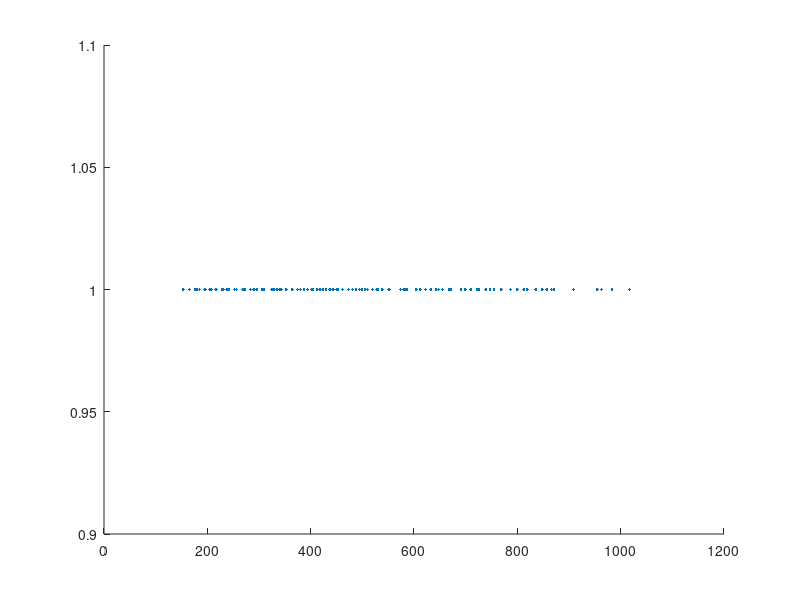

This figure's MATLAB source: (Note: this script raises an error after producing the figure.)
% This script generates Wisehart eigenvalues and convergence plot for the example:
% "Worst-case CG"

% Joerg Liesen, 12.02.2020

format compact

n = 500; m = 100;
lam = (m-1)/n;
cucker_val = exp(-m*(1-lam)/91);
i = sqrt(-1);

tol = 1e-10; MAXIT = m/2; x0 = zeros(m,1);

f1 =figure;
figure(f1), clf, hold on
f2 = figure;
figure(f2), clf

% For 100 trials, generate random Wisehart matrices and plot their spectra
% and CG convergence trajectory
for k = 1:100
    A = randn(n,m); A = A'*A;
    condA(k) = cond(A);
    f = eig(A);
    figure(f1), plot(real(f),imag(f+k*i),'.')
    x = randn(m,1); b = A*x;
    [Anorm] = my_cg(A,b,x0,x,tol,MAXIT);
    figure(f2), semilogy([0:length(Anorm)-1],Anorm,'--'), hold on
end

figure(1)
ax = gca;
set(ax,'FontSize',16)

mean_condA = mean(condA);

% Compute and plot kappa-based upper bound
kappa = (sqrt(mean_condA)-1)/(sqrt(mean_condA)+1);
kappa_bd(1) = 1;
for k=1:(m/2)-1
    kappa_bd(k+1) = 2*(1/(kappa^k+kappa^(-k)));
end
figure(f2), semilogy([0:length(kappa_bd)-1],kappa_bd,'k','LineWidth',2)
axis([0 length(kappa_bd)-1 1e-16 1])
ax = gca;
set(ax,'FontSize',16)

% Save figures
figure(f1), print -depsc evals_SPD_rand.eps
figure(f2), print -depsc CG_SPD_rand.eps

